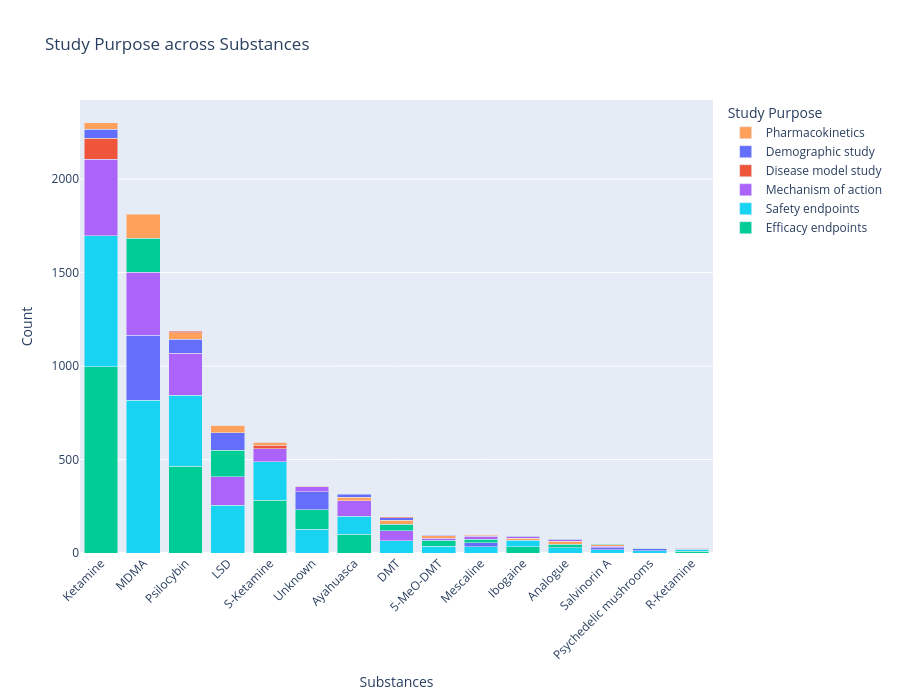

Here is the notebook cell this chart was saved with:
### Code cell
df_study_purpose = plot_task_stacked_bar_interactive(
    df_2025_class,
    x_task="Substances",
    group_task="Study Purpose",
    exclude_labels={
        "Substances": ['Other', 'Unkown', 'Combination Therapy']
    }
)

### Figure 1 — Plotly figure (JSON) as saved in the notebook; plotly's stock layout.template omitted (floating-point values rounded to 4 significant figures)
{"data": [{"customdata": [71.47], "hovertemplate": "<b>%{x}</b><br>Efficacy endpoints<br>Count: %{y}<br>Percentage: %{customdata:.1f}%<extra></extra>", "marker": {"color": "#00CC96"}, "name": "Efficacy endpoints", "showlegend": true, "type": "bar", "x": ["Ketamine"], "y": [997]}, {"customdata": [50.25], "hovertemplate": "<b>%{x}</b><br>Safety endpoints<br>Count: %{y}<br>Percentage: %{customdata:.1f}%<extra></extra>", "marker": {"color": "#19D3F3"}, "name": "Safety endpoints", "showlegend": true, "type": "bar", "x": ["Ketamine"], "y": [701]}, {"customdata": [29.25], "hovertemplate": "<b>%{x}</b><br>Mechanism of action<br>Count: %{y}<br>Percentage: %{customdata:.1f}%<extra></extra>", "marker": {"color": "#AB63FA"}, "name": "Mechanism of action", "showlegend": true, "type": "bar", "x": ["Ketamine"], "y": [408]}, {"customdata": [8.029], "hovertemplate": "<b>%{x}</b><br>Disease model study<br>Count: %{y}<br>Percentage: %{customdata:.1f}%<extra></extra>", "marker": {"color": "#EF553B"}, "name": "Disease model study", "showlegend": true, "type": "bar", "x": ["Ketamine"], "y": [112]}, {"customdata": [3.441], "hovertemplate": "<b>%{x}</b><br>Demographic study<br>Count: %{y}<br>Percentage: %{customdata:.1f}%<extra></extra>", "marker": {"color": "#636EFA"}, "name": "Demographic study", "showlegend": true, "type": "bar", "x": ["Ketamine"], "y": [48]}, {"customdata": [2.581], "hovertemplate": "<b>%{x}</b><br>Pharmacokinetics<br>Count: %{y}<br>Percentage: %{customdata:.1f}%<extra></extra>", "marker": {"color": "#FFA15A"}, "name": "Pharmacokinetics", "showlegend": true, "type": "bar", "x": ["Ketamine"], "y": [36]}, {"customdata": [72.52], "hovertemplate": "<b>%{x}</b><br>Safety endpoints<br>Count: %{y}<br>Percentage: %{customdata:.1f}%<extra></extra>", "marker": {"color": "#19D3F3"}, "name": "Safety endpoints", "showlegend": false, "type": "bar", "x": ["MDMA"], "y": [818]}, {"customdata": [30.67], "hovertemplate": "<b>%{x}</b><br>Demographic study<br>Count: %{y}<br>Percentage: %{customdata:.1f}%<extra></extra>", "marker": {"color": "#636EFA"}, "name": "Demographic study", "showlegend": false, "type": "bar", "x": ["MDMA"], "y": [346]}, {"customdata": [29.88], "hovertemplate": "<b>%{x}</b><br>Mechanism of action<br>Count: %{y}<br>Percentage: %{customdata:.1f}%<extra></extra>", "marker": {"color": "#AB63FA"}, "name": "Mechanism of action", "showlegend": false, "type": "bar", "x": ["MDMA"], "y": [337]}, {"customdata": [16.31], "hovertemplate": "<b>%{x}</b><br>Efficacy endpoints<br>Count: %{y}<br>Percentage: %{customdata:.1f}%<extra></extra>", "marker": {"color": "#00CC96"}, "name": "Efficacy endpoints", "showlegend": false, "type": "bar", "x": ["MDMA"], "y": [184]}, {"customdata": [11.17], "hovertemplate": "<b>%{x}</b><br>Pharmacokinetics<br>Count: %{y}<br>Percentage: %{customdata:.1f}%<extra></extra>", "marker": {"color": "#FFA15A"}, "name": "Pharmacokinetics", "showlegend": false, "type": "bar", "x": ["MDMA"], "y": [126]}, {"customdata": [60.52], "hovertemplate": "<b>%{x}</b><br>Efficacy endpoints<br>Count: %{y}<br>Percentage: %{customdata:.1f}%<extra></extra>", "marker": {"color": "#00CC96"}, "name": "Efficacy endpoints", "showlegend": false, "type": "bar", "x": ["Psilocybin"], "y": [463]}, {"customdata": [49.93], "hovertemplate": "<b>%{x}</b><br>Safety endpoints<br>Count: %{y}<br>Percentage: %{customdata:.1f}%<extra></extra>", "marker": {"color": "#19D3F3"}, "name": "Safety endpoints", "showlegend": false, "type": "bar", "x": ["Psilocybin"], "y": [382]}, {"customdata": [29.28], "hovertemplate": "<b>%{x}</b><br>Mechanism of action<br>Count: %{y}<br>Percentage: %{customdata:.1f}%<extra></extra>", "marker": {"color": "#AB63FA"}, "name": "Mechanism of action", "showlegend": false, "type": "bar", "x": ["Psilocybin"], "y": [224]}, {"customdata": [9.804], "hovertemplate": "<b>%{x}</b><br>Demographic study<br>Count: %{y}<br>Percentage: %{customdata:.1f}%<extra></extra>", "marker": {"color": "#636EFA"}, "name": "Demographic study", "showlegend": false, "type": "bar", "x": ["Psilocybin"], "y": [75]}, {"customdata": [4.444], "hovertemplate": "<b>%{x}</b><br>Pharmacokinetics<br>Count: %{y}<br>Percentage: %{customdata:.1f}%<extra></extra>", "marker": {"color": "#FFA15A"}, "name": "Pharmacokinetics", "showlegend": false, "type": "bar", "x": ["Psilocybin"], "y": [34]}, {"customdata": [1.176], "hovertemplate": "<b>%{x}</b><br>Disease model study<br>Count: %{y}<br>Percentage: %{customdata:.1f}%<extra></extra>", "marker": {"color": "#EF553B"}, "name": "Disease model study", "showlegend": false, "type": "bar", "x": ["Psilocybin"], "y": [9]}, {"customdata": [57.02], "hovertemplate": "<b>%{x}</b><br>Safety endpoints<br>Count: %{y}<br>Percentage: %{customdata:.1f}%<extra></extra>", "marker": {"color": "#19D3F3"}, "name": "Safety endpoints", "showlegend": false, "type": "bar", "x": ["LSD"], "y": [256]}, {"customdata": [33.85], "hovertemplate": "<b>%{x}</b><br>Mechanism of action<br>Count: %{y}<br>Percentage: %{customdata:.1f}%<extra></extra>", "marker": {"color": "#AB63FA"}, "name": "Mechanism of action", "showlegend": false, "type": "bar", "x": ["LSD"], "y": [152]}, {"customdata": [31.63], "hovertemplate": "<b>%{x}</b><br>Efficacy endpoints<br>Count: %{y}<br>Percentage: %{customdata:.1f}%<extra></extra>", "marker": {"color": "#00CC96"}, "name": "Efficacy endpoints", "showlegend": false, "type": "bar", "x": ["LSD"], "y": [142]}, {"customdata": [20.49], "hovertemplate": "<b>%{x}</b><br>Demographic study<br>Count: %{y}<br>Percentage: %{customdata:.1f}%<extra></extra>", "marker": {"color": "#636EFA"}, "name": "Demographic study", "showlegend": false, "type": "bar", "x": ["LSD"], "y": [92]}, {"customdata": [9.131], "hovertemplate": "<b>%{x}</b><br>Pharmacokinetics<br>Count: %{y}<br>Percentage: %{customdata:.1f}%<extra></extra>", "marker": {"color": "#FFA15A"}, "name": "Pharmacokinetics", "showlegend": false, "type": "bar", "x": ["LSD"], "y": [41]}, {"customdata": [0.2227], "hovertemplate": "<b>%{x}</b><br>Disease model study<br>Count: %{y}<br>Percentage: %{customdata:.1f}%<extra></extra>", "marker": {"color": "#EF553B"}, "name": "Disease model study", "showlegend": false, "type": "bar", "x": ["LSD"], "y": [1]}, {"customdata": [82.03], "hovertemplate": "<b>%{x}</b><br>Efficacy endpoints<br>Count: %{y}<br>Percentage: %{customdata:.1f}%<extra></extra>", "marker": {"color": "#00CC96"}, "name": "Efficacy endpoints", "showlegend": false, "type": "bar", "x": ["S-Ketamine"], "y": [283]}, {"customdata": [59.42], "hovertemplate": "<b>%{x}</b><br>Safety endpoints<br>Count: %{y}<br>Percentage: %{customdata:.1f}%<extra></extra>", "marker": {"color": "#19D3F3"}, "name": "Safety endpoints", "showlegend": false, "type": "bar", "x": ["S-Ketamine"], "y": [205]}, {"customdata": [20], "hovertemplate": "<b>%{x}</b><br>Mechanism of action<br>Count: %{y}<br>Percentage: %{customdata:.1f}%<extra></extra>", "marker": {"color": "#AB63FA"}, "name": "Mechanism of action", "showlegend": false, "type": "bar", "x": ["S-Ketamine"], "y": [69]}, {"customdata": [5.507], "hovertemplate": "<b>%{x}</b><br>Disease model study<br>Count: %{y}<br>Percentage: %{customdata:.1f}%<extra></extra>", "marker": {"color": "#EF553B"}, "name": "Disease model study", "showlegend": false, "type": "bar", "x": ["S-Ketamine"], "y": [19]}, {"customdata": [4.638], "hovertemplate": "<b>%{x}</b><br>Pharmacokinetics<br>Count: %{y}<br>Percentage: %{customdata:.1f}%<extra></extra>", "marker": {"color": "#FFA15A"}, "name": "Pharmacokinetics", "showlegend": false, "type": "bar", "x": ["S-Ketamine"], "y": [16]}, {"customdata": [0.8696], "hovertemplate": "<b>%{x}</b><br>Demographic study<br>Count: %{y}<br>Percentage: %{customdata:.1f}%<extra></extra>", "marker": {"color": "#636EFA"}, "name": "Demographic study", "showlegend": false, "type": "bar", "x": ["S-Ketamine"], "y": [3]}, {"customdata": [56.64], "hovertemplate": "<b>%{x}</b><br>Safety endpoints<br>Count: %{y}<br>Percentage: %{customdata:.1f}%<extra></extra>", "marker": {"color": "#19D3F3"}, "name": "Safety endpoints", "showlegend": false, "type": "bar", "x": ["Unknown"], "y": [128]}, {"customdata": [46.02], "hovertemplate": "<b>%{x}</b><br>Efficacy endpoints<br>Count: %{y}<br>Percentage: %{customdata:.1f}%<extra></extra>", "marker": {"color": "#00CC96"}, "name": "Efficacy endpoints", "showlegend": false, "type": "bar", "x": ["Unknown"], "y": [104]}, {"customdata": [42.48], "hovertemplate": "<b>%{x}</b><br>Demographic study<br>Count: %{y}<br>Percentage: %{customdata:.1f}%<extra></extra>", "marker": {"color": "#636EFA"}, "name": "Demographic study", "showlegend": false, "type": "bar", "x": ["Unknown"], "y": [96]}, {"customdata": [11.95], "hovertemplate": "<b>%{x}</b><br>Mechanism of action<br>Count: %{y}<br>Percentage: %{customdata:.1f}%<extra></extra>", "marker": {"color": "#AB63FA"}, "name": "Mechanism of action", "showlegend": false, "type": "bar", "x": ["Unknown"], "y": [27]}, {"customdata": [0.885], "hovertemplate": "<b>%{x}</b><br>Pharmacokinetics<br>Count: %{y}<br>Percentage: %{customdata:.1f}%<extra></extra>", "marker": {"color": "#FFA15A"}, "name": "Pharmacokinetics", "showlegend": false, "type": "bar", "x": ["Unknown"], "y": [2]}, {"customdata": [49.27], "hovertemplate": "<b>%{x}</b><br>Efficacy endpoints<br>Count: %{y}<br>Percentage: %{customdata:.1f}%<extra></extra>", "marker": {"color": "#00CC96"}, "name": "Efficacy endpoints", "showlegend": false, "type": "bar", "x": ["Ayahuasca"], "y": [101]}, {"customdata": [46.83], "hovertemplate": "<b>%{x}</b><br>Safety endpoints<br>Count: %{y}<br>Percentage: %{customdata:.1f}%<extra></extra>", "marker": {"color": "#19D3F3"}, "name": "Safety endpoints", "showlegend": false, "type": "bar", "x": ["Ayahuasca"], "y": [96]}, {"customdata": [40], "hovertemplate": "<b>%{x}</b><br>Mechanism of action<br>Count: %{y}<br>Percentage: %{customdata:.1f}%<extra></extra>", "marker": {"color": "#AB63FA"}, "name": "Mechanism of action", "showlegend": false, "type": "bar", "x": ["Ayahuasca"], "y": [82]}, {"customdata": [9.268], "hovertemplate": "<b>%{x}</b><br>Pharmacokinetics<br>Count: %{y}<br>Percentage: %{customdata:.1f}%<extra></extra>", "marker": {"color": "#FFA15A"}, "name": "Pharmacokinetics", "showlegend": false, "type": "bar", "x": ["Ayahuasca"], "y": [19]}, {"customdata": [7.805], "hovertemplate": "<b>%{x}</b><br>Demographic study<br>Count: %{y}<br>Percentage: %{customdata:.1f}%<extra></extra>", "marker": {"color": "#636EFA"}, "name": "Demographic study", "showlegend": false, "type": "bar", "x": ["Ayahuasca"], "y": [16]}, {"customdata": [52.42], "hovertemplate": "<b>%{x}</b><br>Safety endpoints<br>Count: %{y}<br>Percentage: %{customdata:.1f}%<extra></extra>", "marker": {"color": "#19D3F3"}, "name": "Safety endpoints", "showlegend": false, "type": "bar", "x": ["DMT"], "y": [65]}, {"customdata": [43.55], "hovertemplate": "<b>%{x}</b><br>Mechanism of action<br>Count: %{y}<br>Percentage: %{customdata:.1f}%<extra></extra>", "marker": {"color": "#AB63FA"}, "name": "Mechanism of action", "showlegend": false, "type": "bar", "x": ["DMT"], "y": [54]}, {"customdata": [28.23], "hovertemplate": "<b>%{x}</b><br>Efficacy endpoints<br>Count: %{y}<br>Percentage: %{customdata:.1f}%<extra></extra>", "marker": {"color": "#00CC96"}, "name": "Efficacy endpoints", "showlegend": false, "type": "bar", "x": ["DMT"], "y": [35]}, {"customdata": [17.74], "hovertemplate": "<b>%{x}</b><br>Pharmacokinetics<br>Count: %{y}<br>Percentage: %{customdata:.1f}%<extra></extra>", "marker": {"color": "#FFA15A"}, "name": "Pharmacokinetics", "showlegend": false, "type": "bar", "x": ["DMT"], "y": [22]}, {"customdata": [9.677], "hovertemplate": "<b>%{x}</b><br>Demographic study<br>Count: %{y}<br>Percentage: %{customdata:.1f}%<extra></extra>", "marker": {"color": "#636EFA"}, "name": "Demographic study", "showlegend": false, "type": "bar", "x": ["DMT"], "y": [12]}, {"customdata": [4.032], "hovertemplate": "<b>%{x}</b><br>Disease model study<br>Count: %{y}<br>Percentage: %{customdata:.1f}%<extra></extra>", "marker": {"color": "#EF553B"}, "name": "Disease model study", "showlegend": false, "type": "bar", "x": ["DMT"], "y": [5]}, {"customdata": [67.27], "hovertemplate": "<b>%{x}</b><br>Safety endpoints<br>Count: %{y}<br>Percentage: %{customdata:.1f}%<extra></extra>", "marker": {"color": "#19D3F3"}, "name": "Safety endpoints", "showlegend": false, "type": "bar", "x": ["5-MeO-DMT"], "y": [37]}, {"customdata": [54.55], "hovertemplate": "<b>%{x}</b><br>Efficacy endpoints<br>Count: %{y}<br>Percentage: %{customdata:.1f}%<extra></extra>", "marker": {"color": "#00CC96"}, "name": "Efficacy endpoints", "showlegend": false, "type": "bar", "x": ["5-MeO-DMT"], "y": [30]}, {"customdata": [23.64], "hovertemplate": "<b>%{x}</b><br>Mechanism of action<br>Count: %{y}<br>Percentage: %{customdata:.1f}%<extra></extra>", "marker": {"color": "#AB63FA"}, "name": "Mechanism of action", "showlegend": false, "type": "bar", "x": ["5-MeO-DMT"], "y": [13]}, {"customdata": [21.82], "hovertemplate": "<b>%{x}</b><br>Pharmacokinetics<br>Count: %{y}<br>Percentage: %{customdata:.1f}%<extra></extra>", "marker": {"color": "#FFA15A"}, "name": "Pharmacokinetics", "showlegend": false, "type": "bar", "x": ["5-MeO-DMT"], "y": [12]}, {"customdata": [5.455], "hovertemplate": "<b>%{x}</b><br>Demographic study<br>Count: %{y}<br>Percentage: %{customdata:.1f}%<extra></extra>", "marker": {"color": "#636EFA"}, "name": "Demographic study", "showlegend": false, "type": "bar", "x": ["5-MeO-DMT"], "y": [3]}, {"customdata": [55.74], "hovertemplate": "<b>%{x}</b><br>Safety endpoints<br>Count: %{y}<br>Percentage: %{customdata:.1f}%<extra></extra>", "marker": {"color": "#19D3F3"}, "name": "Safety endpoints", "showlegend": false, "type": "bar", "x": ["Mescaline"], "y": [34]}, {"customdata": [32.79], "hovertemplate": "<b>%{x}</b><br>Demographic study<br>Count: %{y}<br>Percentage: %{customdata:.1f}%<extra></extra>", "marker": {"color": "#636EFA"}, "name": "Demographic study", "showlegend": false, "type": "bar", "x": ["Mescaline"], "y": [20]}, {"customdata": [32.79], "hovertemplate": "<b>%{x}</b><br>Efficacy endpoints<br>Count: %{y}<br>Percentage: %{customdata:.1f}%<extra></extra>", "marker": {"color": "#00CC96"}, "name": "Efficacy endpoints", "showlegend": false, "type": "bar", "x": ["Mescaline"], "y": [20]}, {"customdata": [26.23], "hovertemplate": "<b>%{x}</b><br>Mechanism of action<br>Count: %{y}<br>Percentage: %{customdata:.1f}%<extra></extra>", "marker": {"color": "#AB63FA"}, "name": "Mechanism of action", "showlegend": false, "type": "bar", "x": ["Mescaline"], "y": [16]}, {"customdata": [6.557], "hovertemplate": "<b>%{x}</b><br>Pharmacokinetics<br>Count: %{y}<br>Percentage: %{customdata:.1f}%<extra></extra>", "marker": {"color": "#FFA15A"}, "name": "Pharmacokinetics", "showlegend": false, "type": "bar", "x": ["Mescaline"], "y": [4]}, {"customdata": [68], "hovertemplate": "<b>%{x}</b><br>Efficacy endpoints<br>Count: %{y}<br>Percentage: %{customdata:.1f}%<extra></extra>", "marker": {"color": "#00CC96"}, "name": "Efficacy endpoints", "showlegend": false, "type": "bar", "x": ["Ibogaine"], "y": [34]}, {"customdata": [66], "hovertemplate": "<b>%{x}</b><br>Safety endpoints<br>Count: %{y}<br>Percentage: %{customdata:.1f}%<extra></extra>", "marker": {"color": "#19D3F3"}, "name": "Safety endpoints", "showlegend": false, "type": "bar", "x": ["Ibogaine"], "y": [33]}, {"customdata": [26], "hovertemplate": "<b>%{x}</b><br>Pharmacokinetics<br>Count: %{y}<br>Percentage: %{customdata:.1f}%<extra></extra>", "marker": {"color": "#FFA15A"}, "name": "Pharmacokinetics", "showlegend": false, "type": "bar", "x": ["Ibogaine"], "y": [13]}, {"customdata": [14.0], "hovertemplate": "<b>%{x}</b><br>Mechanism of action<br>Count: %{y}<br>Percentage: %{customdata:.1f}%<extra></extra>", "marker": {"color": "#AB63FA"}, "name": "Mechanism of action", "showlegend": false, "type": "bar", "x": ["Ibogaine"], "y": [7]}, {"customdata": [4], "hovertemplate": "<b>%{x}</b><br>Demographic study<br>Count: %{y}<br>Percentage: %{customdata:.1f}%<extra></extra>", "marker": {"color": "#636EFA"}, "name": "Demographic study", "showlegend": false, "type": "bar", "x": ["Ibogaine"], "y": [2]}, {"customdata": [70], "hovertemplate": "<b>%{x}</b><br>Safety endpoints<br>Count: %{y}<br>Percentage: %{customdata:.1f}%<extra></extra>", "marker": {"color": "#19D3F3"}, "name": "Safety endpoints", "showlegend": false, "type": "bar", "x": ["Analogue"], "y": [28]}, {"customdata": [45], "hovertemplate": "<b>%{x}</b><br>Efficacy endpoints<br>Count: %{y}<br>Percentage: %{customdata:.1f}%<extra></extra>", "marker": {"color": "#00CC96"}, "name": "Efficacy endpoints", "showlegend": false, "type": "bar", "x": ["Analogue"], "y": [18]}, {"customdata": [40], "hovertemplate": "<b>%{x}</b><br>Pharmacokinetics<br>Count: %{y}<br>Percentage: %{customdata:.1f}%<extra></extra>", "marker": {"color": "#FFA15A"}, "name": "Pharmacokinetics", "showlegend": false, "type": "bar", "x": ["Analogue"], "y": [16]}, {"customdata": [25], "hovertemplate": "<b>%{x}</b><br>Mechanism of action<br>Count: %{y}<br>Percentage: %{customdata:.1f}%<extra></extra>", "marker": {"color": "#AB63FA"}, "name": "Mechanism of action", "showlegend": false, "type": "bar", "x": ["Analogue"], "y": [10]}, {"customdata": [2.5], "hovertemplate": "<b>%{x}</b><br>Demographic study<br>Count: %{y}<br>Percentage: %{customdata:.1f}%<extra></extra>", "marker": {"color": "#636EFA"}, "name": "Demographic study", "showlegend": false, "type": "bar", "x": ["Analogue"], "y": [1]}, {"customdata": [66.67], "hovertemplate": "<b>%{x}</b><br>Safety endpoints<br>Count: %{y}<br>Percentage: %{customdata:.1f}%<extra></extra>", "marker": {"color": "#19D3F3"}, "name": "Safety endpoints", "showlegend": false, "type": "bar", "x": ["Salvinorin A"], "y": [18]}, {"customdata": [37.04], "hovertemplate": "<b>%{x}</b><br>Demographic study<br>Count: %{y}<br>Percentage: %{customdata:.1f}%<extra></extra>", "marker": {"color": "#636EFA"}, "name": "Demographic study", "showlegend": false, "type": "bar", "x": ["Salvinorin A"], "y": [10]}, {"customdata": [33.33], "hovertemplate": "<b>%{x}</b><br>Mechanism of action<br>Count: %{y}<br>Percentage: %{customdata:.1f}%<extra></extra>", "marker": {"color": "#AB63FA"}, "name": "Mechanism of action", "showlegend": false, "type": "bar", "x": ["Salvinorin A"], "y": [9]}, {"customdata": [25.93], "hovertemplate": "<b>%{x}</b><br>Pharmacokinetics<br>Count: %{y}<br>Percentage: %{customdata:.1f}%<extra></extra>", "marker": {"color": "#FFA15A"}, "name": "Pharmacokinetics", "showlegend": false, "type": "bar", "x": ["Salvinorin A"], "y": [7]}, {"customdata": [11.11], "hovertemplate": "<b>%{x}</b><br>Efficacy endpoints<br>Count: %{y}<br>Percentage: %{customdata:.1f}%<extra></extra>", "marker": {"color": "#00CC96"}, "name": "Efficacy endpoints", "showlegend": false, "type": "bar", "x": ["Salvinorin A"], "y": [3]}, {"customdata": [76.47], "hovertemplate": "<b>%{x}</b><br>Safety endpoints<br>Count: %{y}<br>Percentage: %{customdata:.1f}%<extra></extra>", "marker": {"color": "#19D3F3"}, "name": "Safety endpoints", "showlegend": false, "type": "bar", "x": ["Psychedelic mushrooms"], "y": [13]}, {"customdata": [58.82], "hovertemplate": "<b>%{x}</b><br>Demographic study<br>Count: %{y}<br>Percentage: %{customdata:.1f}%<extra></extra>", "marker": {"color": "#636EFA"}, "name": "Demographic study", "showlegend": false, "type": "bar", "x": ["Psychedelic mushrooms"], "y": [10]}, {"customdata": [17.65], "hovertemplate": "<b>%{x}</b><br>Efficacy endpoints<br>Count: %{y}<br>Percentage: %{customdata:.1f}%<extra></extra>", "marker": {"color": "#00CC96"}, "name": "Efficacy endpoints", "showlegend": false, "type": "bar", "x": ["Psychedelic mushrooms"], "y": [3]}, {"customdata": [5.882], "hovertemplate": "<b>%{x}</b><br>Mechanism of action<br>Count: %{y}<br>Percentage: %{customdata:.1f}%<extra></extra>", "marker": {"color": "#AB63FA"}, "name": "Mechanism of action", "showlegend": false, "type": "bar", "x": ["Psychedelic mushrooms"], "y": [1]}, {"customdata": [58.82], "hovertemplate": "<b>%{x}</b><br>Efficacy endpoints<br>Count: %{y}<br>Percentage: %{customdata:.1f}%<extra></extra>", "marker": {"color": "#00CC96"}, "name": "Efficacy endpoints", "showlegend": false, "type": "bar", "x": ["R-Ketamine"], "y": [10]}, {"customdata": [52.94], "hovertemplate": "<b>%{x}</b><br>Safety endpoints<br>Count: %{y}<br>Percentage: %{customdata:.1f}%<extra></extra>", "marker": {"color": "#19D3F3"}, "name": "Safety endpoints", "showlegend": false, "type": "bar", "x": ["R-Ketamine"], "y": [9]}, {"customdata": [29.41], "hovertemplate": "<b>%{x}</b><br>Mechanism of action<br>Count: %{y}<br>Percentage: %{customdata:.1f}%<extra></extra>", "marker": {"color": "#AB63FA"}, "name": "Mechanism of action", "showlegend": false, "type": "bar", "x": ["R-Ketamine"], "y": [5]}, {"customdata": [11.76], "hovertemplate": "<b>%{x}</b><br>Disease model study<br>Count: %{y}<br>Percentage: %{customdata:.1f}%<extra></extra>", "marker": {"color": "#EF553B"}, "name": "Disease model study", "showlegend": false, "type": "bar", "x": ["R-Ketamine"], "y": [2]}, {"customdata": [5.882], "hovertemplate": "<b>%{x}</b><br>Pharmacokinetics<br>Count: %{y}<br>Percentage: %{customdata:.1f}%<extra></extra>", "marker": {"color": "#FFA15A"}, "name": "Pharmacokinetics", "showlegend": false, "type": "bar", "x": ["R-Ketamine"], "y": [1]}], "layout": {"barmode": "stack", "height": 700, "legend": {"title": {"text": "Study Purpose"}}, "title": {"text": "Study Purpose across Substances"}, "xaxis": {"tickangle": -45, "title": {"text": "Substances"}}, "yaxis": {"title": {"text": "Count"}}}}
